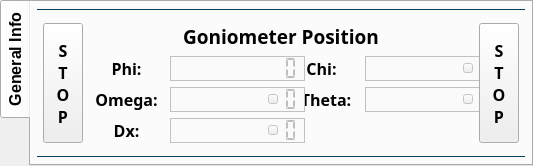
         <widget class="QTabWidget" name="tabWidget">
          <property name="sizePolicy">
           <sizepolicy hsizetype="Preferred" vsizetype="Preferred">
            <horstretch>0</horstretch>
            <verstretch>0</verstretch>
           </sizepolicy>
          </property>
          <property name="font">
           <font>
            <pointsize>12</pointsize>
            <weight>75</weight>
            <bold>true</bold>
           </font>
          </property>
          <property name="autoFillBackground">
           <bool>false</bool>
          </property>
          <property name="styleSheet">
           <string notr="true"/>
          </property>
          <property name="tabPosition">
           <enum>QTabWidget::West</enum>
          </property>
          <widget class="QWidget" name="tabWidgetPage1">
           <attribute name="title">
            <string>General Info</string>
           </attribute>
           <layout class="QVBoxLayout" name="verticalLayout_4">
            <property name="spacing">
             <number>6</number>
            </property>
            <property name="leftMargin">
             <number>6</number>
            </property>
            <property name="topMargin">
             <number>6</number>
            </property>
            <property name="rightMargin">
             <number>6</number>
            </property>
            <property name="bottomMargin">
             <number>6</number>
            </property>
            <item>
             <widget class="Line" name="line_11">
              <property name="styleSheet">
               <string notr="true">color: rgb(0, 62, 92);</string>
              </property>
              <property name="frameShadow">
               <enum>QFrame::Plain</enum>
              </property>
              <property name="lineWidth">
               <number>1</number>
              </property>
              <property name="midLineWidth">
               <number>0</number>
              </property>
              <property name="orientation">
               <enum>Qt::Horizontal</enum>
              </property>
             </widget>
            </item>
            <item>
             <layout class="QGridLayout" name="gridLayout_2">
              <property name="leftMargin">
               <number>6</number>
              </property>
              <property name="topMargin">
               <number>6</number>
              </property>
              <property name="rightMargin">
               <number>6</number>
              </property>
              <property name="bottomMargin">
               <number>6</number>
              </property>
              <property name="spacing">
               <number>6</number>
              </property>
              <item row="1" column="4">
               <widget class="QToolButton" name="btn_ls_phi">
                <property name="enabled">
                 <bool>false</bool>
                </property>
                <property name="maximumSize">
                 <size>
                  <width>10</width>
                  <height>10</height>
                 </size>
                </property>
                <property name="text">
                 <string/>
                </property>
               </widget>
              </item>
              <item row="0" column="2" colspan="6">
               <widget class="QLabel" name="label_2">
                <property name="font">
                 <font>
                  <family>AU Passata</family>
                  <pointsize>14</pointsize>
                  <weight>75</weight>
                  <bold>true</bold>
                  <underline>false</underline>
                 </font>
                </property>
                <property name="text">
                 <string>Goniometer Position</string>
                </property>
                <property name="alignment">
                 <set>Qt::AlignCenter</set>
                </property>
               </widget>
              </item>
              <item row="3" column="2">
               <widget class="QLabel" name="label_7">
                <property name="minimumSize">
                 <size>
                  <width>75</width>
                  <height>25</height>
                 </size>
                </property>
                <property name="font">
                 <font>
                  <family>AU Passata</family>
                  <pointsize>12</pointsize>
                  <weight>75</weight>
                  <bold>true</bold>
                 </font>
                </property>
                <property name="text">
                 <string>Dx:</string>
                </property>
                <property name="alignment">
                 <set>Qt::AlignCenter</set>
                </property>
               </widget>
              </item>
              <item row="2" column="5">
               <widget class="QLabel" name="label_6">
                <property name="minimumSize">
                 <size>
                  <width>75</width>
                  <height>25</height>
                 </size>
                </property>
                <property name="font">
                 <font>
                  <family>AU Passata</family>
                  <pointsize>12</pointsize>
                  <weight>75</weight>
                  <bold>true</bold>
                 </font>
                </property>
                <property name="text">
                 <string>2Theta:</string>
                </property>
                <property name="alignment">
                 <set>Qt::AlignCenter</set>
                </property>
               </widget>
              </item>
              <item row="2" column="6">
               <widget class="QLCDNumber" name="lcd_tth">
                <property name="enabled">
                 <bool>false</bool>
                </property>
                <property name="sizePolicy">
                 <sizepolicy hsizetype="Fixed" vsizetype="Fixed">
                  <horstretch>0</horstretch>
                  <verstretch>0</verstretch>
                 </sizepolicy>
                </property>
                <property name="minimumSize">
                 <size>
                  <width>135</width>
                  <height>25</height>
                 </size>
                </property>
                <property name="font">
                 <font>
                  <family>AU Passata</family>
                  <pointsize>8</pointsize>
                  <weight>75</weight>
                  <bold>true</bold>
                 </font>
                </property>
                <property name="statusTip">
                 <string>Current 2Theta position</string>
                </property>
                <property name="styleSheet">
                 <string notr="true">background-color: rgb(250, 250, 250);</string>
                </property>
                <property name="frameShape">
                 <enum>QFrame::StyledPanel</enum>
                </property>
                <property name="frameShadow">
                 <enum>QFrame::Plain</enum>
                </property>
                <property name="lineWidth">
                 <number>0</number>
                </property>
                <property name="smallDecimalPoint">
                 <bool>false</bool>
                </property>
                <property name="digitCount">
                 <number>10</number>
                </property>
                <property name="segmentStyle">
                 <enum>QLCDNumber::Flat</enum>
                </property>
               </widget>
              </item>
              <item row="2" column="3">
               <widget class="QLCDNumber" name="lcd_omg">
                <property name="enabled">
                 <bool>false</bool>
                </property>
                <property name="sizePolicy">
                 <sizepolicy hsizetype="Fixed" vsizetype="Fixed">
                  <horstretch>0</horstretch>
                  <verstretch>0</verstretch>
                 </sizepolicy>
                </property>
                <property name="minimumSize">
                 <size>
                  <width>135</width>
                  <height>25</height>
                 </size>
                </property>
                <property name="font">
                 <font>
                  <family>AU Passata</family>
                  <pointsize>8</pointsize>
                  <weight>75</weight>
                  <bold>true</bold>
                 </font>
                </property>
                <property name="statusTip">
                 <string>Current Omega position</string>
                </property>
                <property name="styleSheet">
                 <string notr="true">background-color: rgb(250, 250, 250);</string>
                </property>
                <property name="frameShape">
                 <enum>QFrame::StyledPanel</enum>
                </property>
                <property name="frameShadow">
                 <enum>QFrame::Plain</enum>
                </property>
                <property name="lineWidth">
                 <number>0</number>
                </property>
                <property name="smallDecimalPoint">
                 <bool>false</bool>
                </property>
                <property name="digitCount">
                 <number>10</number>
                </property>
                <property name="segmentStyle">
                 <enum>QLCDNumber::Flat</enum>
                </property>
               </widget>
              </item>
              <item row="2" column="2">
               <widget class="QLabel" name="label_5">
                <property name="minimumSize">
                 <size>
                  <width>75</width>
                  <height>25</height>
                 </size>
                </property>
                <property name="font">
                 <font>
                  <family>AU Passata</family>
                  <pointsize>12</pointsize>
                  <weight>75</weight>
                  <bold>true</bold>
                 </font>
                </property>
                <property name="text">
                 <string>Omega:</string>
                </property>
                <property name="alignment">
                 <set>Qt::AlignCenter</set>
                </property>
               </widget>
              </item>
              <item row="1" column="6">
               <widget class="QLCDNumber" name="lcd_chi">
                <property name="enabled">
                 <bool>false</bool>
                </property>
                <property name="sizePolicy">
                 <sizepolicy hsizetype="Fixed" vsizetype="Fixed">
                  <horstretch>0</horstretch>
                  <verstretch>0</verstretch>
                 </sizepolicy>
                </property>
                <property name="minimumSize">
                 <size>
                  <width>135</width>
                  <height>25</height>
                 </size>
                </property>
                <property name="font">
                 <font>
                  <family>AU Passata</family>
                  <pointsize>8</pointsize>
                  <weight>75</weight>
                  <bold>true</bold>
                 </font>
                </property>
                <property name="statusTip">
                 <string>Current Chi position</string>
                </property>
                <property name="styleSheet">
                 <string notr="true">background-color: rgb(250, 250, 250);</string>
                </property>
                <property name="frameShape">
                 <enum>QFrame::StyledPanel</enum>
                </property>
                <property name="frameShadow">
                 <enum>QFrame::Plain</enum>
                </property>
                <property name="lineWidth">
                 <number>0</number>
                </property>
                <property name="smallDecimalPoint">
                 <bool>false</bool>
                </property>
                <property name="digitCount">
                 <number>10</number>
                </property>
                <property name="segmentStyle">
                 <enum>QLCDNumber::Flat</enum>
                </property>
               </widget>
              </item>
              <item row="1" column="5">
               <widget class="QLabel" name="label_4">
                <property name="minimumSize">
                 <size>
                  <width>75</width>
                  <height>25</height>
                 </size>
                </property>
                <property name="font">
                 <font>
                  <family>AU Passata</family>
                  <pointsize>12</pointsize>
                  <weight>75</weight>
                  <bold>true</bold>
                 </font>
                </property>
                <property name="text">
                 <string>Chi:</string>
                </property>
                <property name="alignment">
                 <set>Qt::AlignCenter</set>
                </property>
               </widget>
              </item>
              <item row="1" column="3">
               <widget class="QLCDNumber" name="lcd_phi">
                <property name="enabled">
                 <bool>false</bool>
                </property>
                <property name="sizePolicy">
                 <sizepolicy hsizetype="Fixed" vsizetype="Fixed">
                  <horstretch>0</horstretch>
                  <verstretch>0</verstretch>
                 </sizepolicy>
                </property>
                <property name="minimumSize">
                 <size>
                  <width>135</width>
                  <height>25</height>
                 </size>
                </property>
                <property name="sizeIncrement">
                 <size>
                  <width>0</width>
                  <height>0</height>
                 </size>
                </property>
                <property name="baseSize">
                 <size>
                  <width>0</width>
                  <height>0</height>
                 </size>
                </property>
                <property name="font">
                 <font>
                  <family>AU Passata</family>
                  <pointsize>8</pointsize>
                  <weight>75</weight>
                  <italic>false</italic>
                  <bold>true</bold>
                 </font>
                </property>
                <property name="cursor">
                 <cursorShape>ArrowCursor</cursorShape>
                </property>
                <property name="statusTip">
                 <string>Current Phi position</string>
                </property>
                <property name="layoutDirection">
                 <enum>Qt::LeftToRight</enum>
                </property>
                <property name="autoFillBackground">
                 <bool>false</bool>
                </property>
                <property name="styleSheet">
                 <string notr="true">background-color: rgb(250, 250, 250);</string>
                </property>
                <property name="frameShape">
                 <enum>QFrame::StyledPanel</enum>
                </property>
                <property name="frameShadow">
                 <enum>QFrame::Plain</enum>
                </property>
                <property name="lineWidth">
                 <number>0</number>
                </property>
                <property name="midLineWidth">
                 <number>0</number>
                </property>
                <property name="smallDecimalPoint">
                 <bool>false</bool>
                </property>
                <property name="digitCount">
                 <number>10</number>
                </property>
                <property name="mode">
                 <enum>QLCDNumber::Dec</enum>
                </property>
                <property name="segmentStyle">
                 <enum>QLCDNumber::Flat</enum>
                </property>
                <property name="value" stdset="0">
                 <double>0.000000000000000</double>
                </property>
               </widget>
              </item>
              <item row="1" column="2">
               <widget class="QLabel" name="label">
                <property name="sizePolicy">
                 <sizepolicy hsizetype="Preferred" vsizetype="Preferred">
                  <horstretch>0</horstretch>
                  <verstretch>0</verstretch>
                 </sizepolicy>
                </property>
                <property name="minimumSize">
                 <size>
                  <width>75</width>
                  <height>25</height>
                 </size>
                </property>
                <property name="font">
                 <font>
                  <family>AU Passata</family>
                  <pointsize>12</pointsize>
                  <weight>75</weight>
                  <bold>true</bold>
                 </font>
                </property>
                <property name="text">
                 <string>Phi:</string>
                </property>
                <property name="alignment">
                 <set>Qt::AlignCenter</set>
                </property>
               </widget>
              </item>
              <item row="3" column="3">
               <widget class="QLCDNumber" name="lcd_dxt">
                <property name="enabled">
                 <bool>false</bool>
                </property>
                <property name="sizePolicy">
                 <sizepolicy hsizetype="Fixed" vsizetype="Fixed">
                  <horstretch>0</horstretch>
                  <verstretch>0</verstretch>
                 </sizepolicy>
                </property>
                <property name="minimumSize">
                 <size>
                  <width>135</width>
                  <height>25</height>
                 </size>
                </property>
                <property name="font">
                 <font>
                  <family>AU Passata</family>
                  <pointsize>8</pointsize>
                  <weight>75</weight>
                  <bold>true</bold>
                 </font>
                </property>
                <property name="statusTip">
                 <string>Current Detector distance</string>
                </property>
                <property name="styleSheet">
                 <string notr="true">background-color: rgb(250, 250, 250);</string>
                </property>
                <property name="frameShape">
                 <enum>QFrame::StyledPanel</enum>
                </property>
                <property name="frameShadow">
                 <enum>QFrame::Plain</enum>
                </property>
                <property name="lineWidth">
                 <number>0</number>
                </property>
                <property name="smallDecimalPoint">
                 <bool>false</bool>
                </property>
                <property name="digitCount">
                 <number>10</number>
                </property>
                <property name="segmentStyle">
                 <enum>QLCDNumber::Flat</enum>
                </property>
                <property name="value" stdset="0">
                 <double>0.000000000000000</double>
                </property>
               </widget>
              </item>
              <item row="0" column="1" rowspan="4">
               <widget class="QToolButton" name="btn_stop_01">
                <property name="sizePolicy">
                 <sizepolicy hsizetype="Fixed" vsizetype="Expanding">
                  <horstretch>0</horstretch>
                  <verstretch>0</verstretch>
                 </sizepolicy>
                </property>
                <property name="minimumSize">
                 <size>
                  <width>40</width>
                  <height>0</height>
                 </size>
                </property>
                <property name="font">
                 <font>
                  <family>AU Passata</family>
                  <pointsize>12</pointsize>
                  <weight>75</weight>
                  <bold>true</bold>
                 </font>
                </property>
                <property name="contextMenuPolicy">
                 <enum>Qt::DefaultContextMenu</enum>
                </property>
                <property name="statusTip">
                 <string>Stop all motors &amp; abort data collection!</string>
                </property>
                <property name="layoutDirection">
                 <enum>Qt::LeftToRight</enum>
                </property>
                <property name="styleSheet">
                 <string notr="true"/>
                </property>
                <property name="text">
                 <string>S
T
O
P</string>
                </property>
               </widget>
              </item>
              <item row="0" column="8" rowspan="4">
               <widget class="QToolButton" name="btn_stop_02">
                <property name="sizePolicy">
                 <sizepolicy hsizetype="Fixed" vsizetype="Expanding">
                  <horstretch>0</horstretch>
                  <verstretch>0</verstretch>
                 </sizepolicy>
                </property>
                <property name="minimumSize">
                 <size>
                  <width>40</width>
                  <height>0</height>
                 </size>
                </property>
                <property name="font">
                 <font>
                  <family>AU Passata</family>
                  <pointsize>12</pointsize>
                  <weight>75</weight>
                  <bold>true</bold>
                 </font>
                </property>
                <property name="statusTip">
                 <string>Stop all motors &amp; abort data collection!</string>
                </property>
                <property name="layoutDirection">
                 <enum>Qt::LeftToRight</enum>
                </property>
                <property name="text">
                 <string>S
T
O
P</string>
                </property>
               </widget>
              </item>
              <item row="0" column="0" rowspan="4">
               <spacer name="horizontalSpacer">
                <property name="orientation">
                 <enum>Qt::Horizontal</enum>
                </property>
                <property name="sizeHint" stdset="0">
                 <size>
                  <width>2</width>
                  <height>20</height>
                 </size>
                </property>
               </spacer>
              </item>
              <item row="0" column="9" rowspan="4">
               <spacer name="horizontalSpacer_6">
                <property name="orientation">
                 <enum>Qt::Horizontal</enum>
                </property>
                <property name="sizeHint" stdset="0">
                 <size>
                  <width>2</width>
                  <height>20</height>
                 </size>
                </property>
               </spacer>
              </item>
              <item row="2" column="4">
               <widget class="QToolButton" name="btn_ls_omg">
                <property name="enabled">
                 <bool>false</bool>
                </property>
                <property name="maximumSize">
                 <size>
                  <width>10</width>
                  <height>10</height>
                 </size>
                </property>
                <property name="text">
                 <string/>
                </property>
               </widget>
              </item>
              <item row="3" column="4">
               <widget class="QToolButton" name="btn_ls_dxt">
                <property name="enabled">
                 <bool>false</bool>
                </property>
                <property name="maximumSize">
                 <size>
                  <width>10</width>
                  <height>10</height>
                 </size>
                </property>
                <property name="text">
                 <string/>
                </property>
               </widget>
              </item>
              <item row="2" column="7">
               <widget class="QToolButton" name="btn_ls_tth">
                <property name="enabled">
                 <bool>false</bool>
                </property>
                <property name="maximumSize">
                 <size>
                  <width>10</width>
                  <height>10</height>
                 </size>
                </property>
                <property name="text">
                 <string/>
                </property>
               </widget>
              </item>
              <item row="1" column="7">
               <widget class="QToolButton" name="btn_ls_chi">
                <property name="enabled">
                 <bool>false</bool>
                </property>
                <property name="maximumSize">
                 <size>
                  <width>10</width>
                  <height>10</height>
                 </size>
                </property>
                <property name="text">
                 <string/>
                </property>
               </widget>
              </item>
             </layout>
            </item>
            <item>
             <widget class="Line" name="line_2">
              <property name="styleSheet">
               <string notr="true">color: rgb(0, 62, 92);</string>
              </property>
              <property name="frameShadow">
               <enum>QFrame::Plain</enum>
              </property>
              <property name="lineWidth">
               <number>1</number>
              </property>
              <property name="midLineWidth">
               <number>0</number>
              </property>
              <property name="orientation">
               <enum>Qt::Horizontal</enum>
              </property>
             </widget>
            </item>
           </layout>
          </widget>
         </widget>
